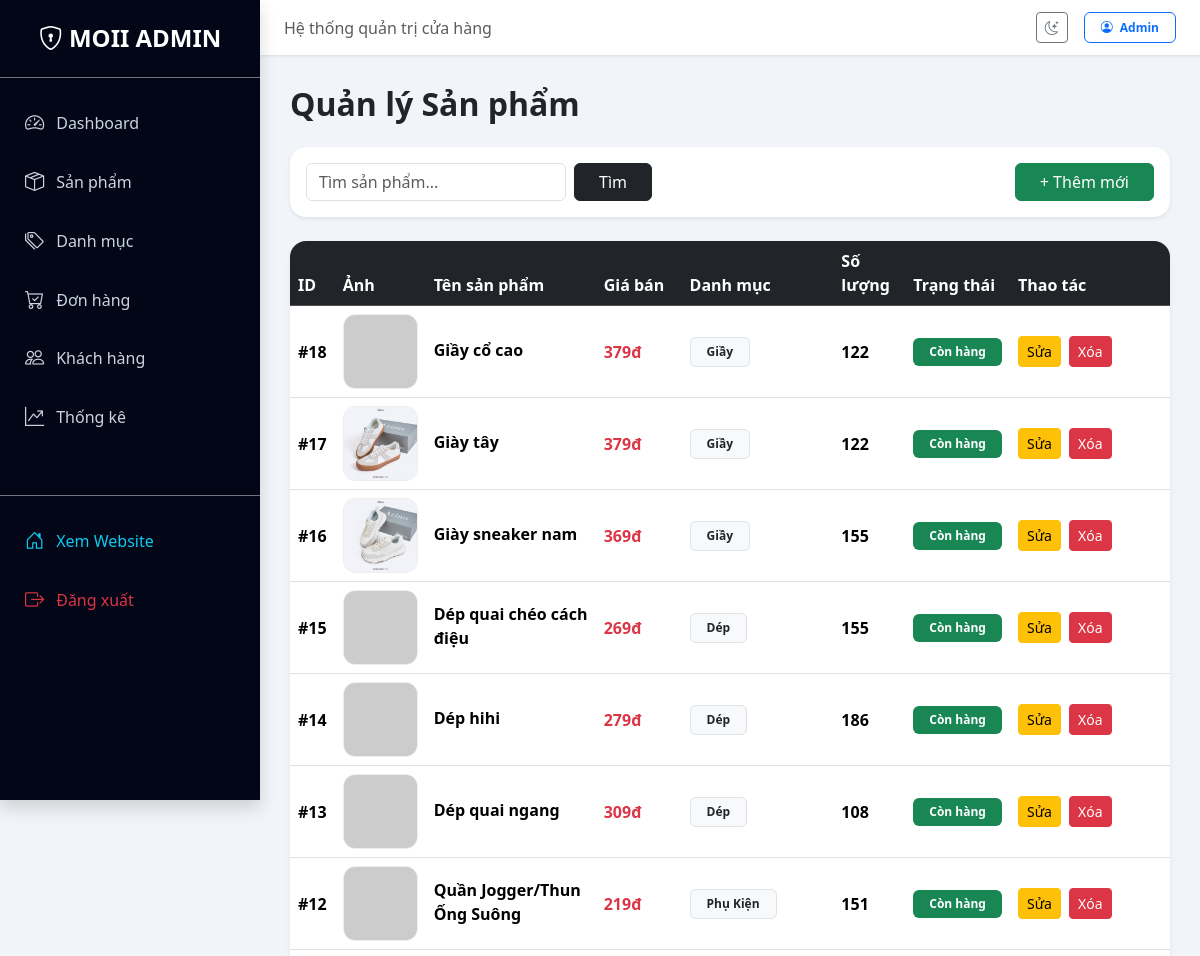
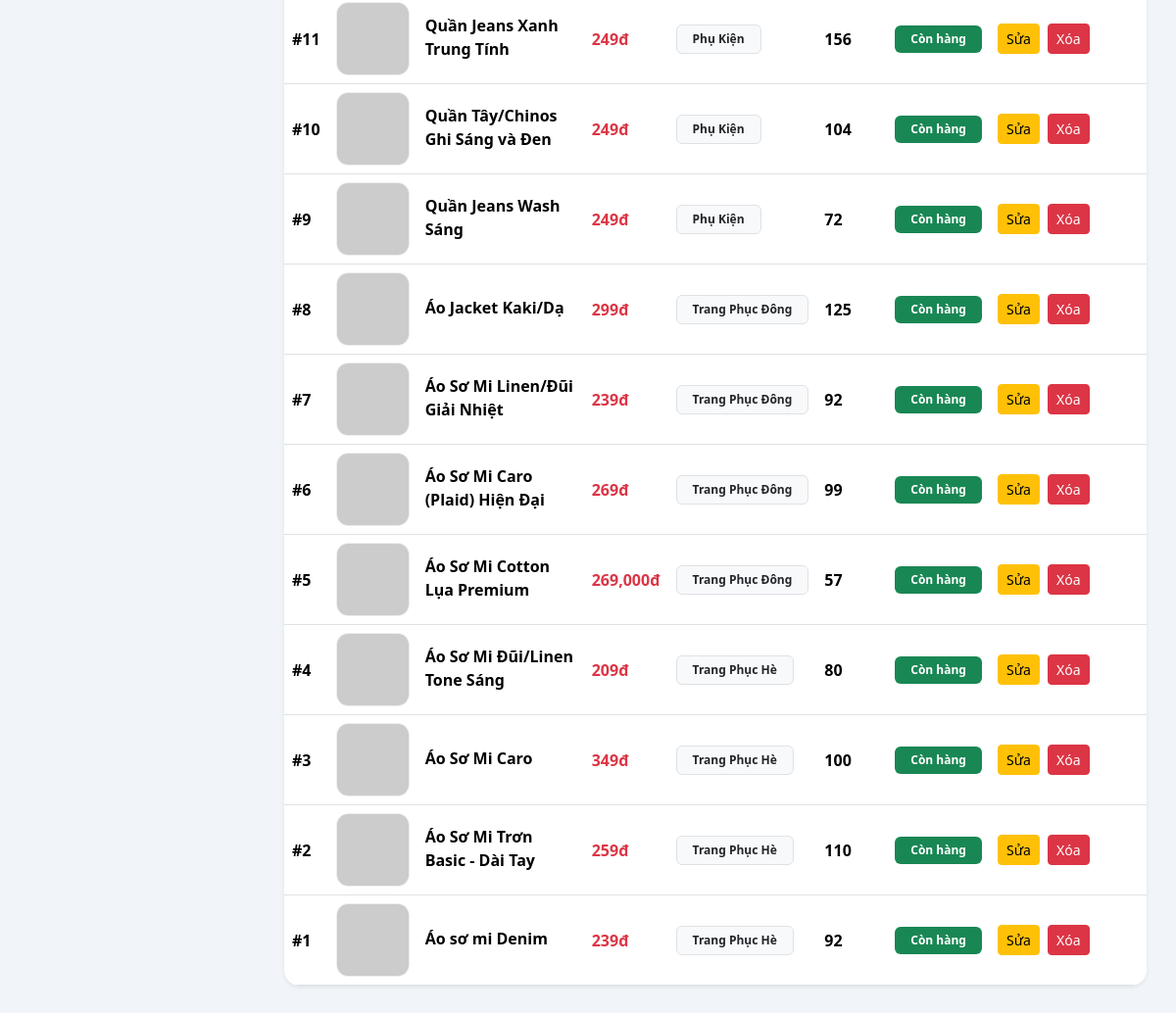
The page /Admin/QuanLySanPham.php (signed in) on the database its author committed (2 pictures, top to bottom).
### tables this page shows
CREATE TABLE `sanpham` (
  `MaSP` int(11) NOT NULL,
  `TenSP` varchar(200) NOT NULL,
  `MaDM` int(11) NOT NULL,
  `MaNCC` int(11) NOT NULL,
  `MoTaChiTiet` text DEFAULT NULL,
  `GiaGoc` decimal(10,2) DEFAULT NULL CHECK (`GiaGoc` > 0),
  `GiaBan` decimal(10,2) DEFAULT NULL CHECK (`GiaBan` > 0),
  `AnhDaiDien` varchar(255) DEFAULT NULL,
  `NgayCapNhat` datetime DEFAULT current_timestamp() ON UPDATE current_timestamp(),
  `LuotTym` int(11) DEFAULT 0
);

CREATE TABLE `danhmuc` (
  `MaDM` int(11) NOT NULL,
  `TenDM` varchar(100) NOT NULL,
  `MoTa` text DEFAULT NULL,
  `MaDMCong` int(11) DEFAULT NULL
);

### Admin/QuanLySanPham.php (the view, shortened to what this page needs)
<?php
include '../Trang_Chu_Includes/connect_db.inc';
$keyword = trim($_GET['keyword'] ?? '');
$param = "%$keyword%";
$sql = "
SELECT
    sp.MaSP,
    sp.TenSP,
    sp.GiaBan,
    sp.AnhDaiDien,
    dm.TenDM,
    /* TỔNG SỐ LƯỢNG */
    COALESCE(SUM(bt.SoLuongTon),0) AS TongSoLuong
FROM sanpham sp
LEFT JOIN danhmuc dm
ON sp.MaDM = dm.MaDM
LEFT JOIN bienthesp bt
ON sp.MaSP = bt.MaSP
WHERE sp.TenSP LIKE ?
GROUP BY
    sp.MaSP,
    sp.TenSP,
    sp.GiaBan,
    sp.AnhDaiDien,
    dm.TenDM
ORDER BY sp.MaSP DESC
";
$stmt = $conn->prepare($sql);
$stmt->bind_param("s", $param);
$stmt->execute();
$result = $stmt->get_result();
?>
<h2 class="mb-4 fw-bold">
    Quản lý Sản phẩm
</h2>
<div class="card shadow-sm border-0 rounded-4 mb-4">
    <div class="card-body d-flex justify-content-between flex-wrap gap-3">
        <form method="GET" class="d-flex gap-2">
            <input
                type="text"
                name="keyword"
                class="form-control"
                placeholder="Tìm sản phẩm..."
                value="<?= htmlspecialchars($keyword) ?>"
                style="min-width:260px;"
            >
            <button class="btn btn-dark px-4">
                Tìm
            </button>
        </form>
        <a href="sp_add.php" class="btn btn-success px-4">
            + Thêm mới
        </a>
    </div>
</div>
<div class="card shadow-sm border-0 rounded-4 overflow-hidden">
<div class="table-responsive">
<table class="table table-hover align-middle mb-0">
<thead class="table-dark">
<tr>
    <th>ID</th>
    <th>Ảnh</th>
    <th>Tên sản phẩm</th>
    <th>Giá bán</th>
    <th>Danh mục</th>
    <th>Số lượng</th>
    <th>Trạng thái</th>
    <th width="160">
        Thao tác
    </th>
</tr>
</thead>
<tbody>
<?php if ($result->num_rows > 0): ?>
<?php while ($row = $result->fetch_assoc()): ?>
<?php
$default_img = "https://placehold.co/70x70?text=No+Image";
$raw = trim($row['AnhDaiDien']);
$raw = str_replace('\\', '/', $raw);
$list = preg_split('/\r\n|\r|\n|\s+/', $raw);
$first = trim($list[0] ?? '');
$img_path = $default_img;
if (!empty($first)) {
    if (file_exists(__DIR__ . "/../" . $first)) {
        $img_path = "../" . $first;
    }
}
$stock = (int)$row['TongSoLuong'];
$status_text = 'Còn hàng';
$status_class = 'success';
?>
<tr>
    <td class="fw-bold">
        #<?= $row['MaSP'] ?>
    </td>
    <td>
        <img
            src="<?= htmlspecialchars($img_path) ?>"
            width="75"
            height="75"
            style="
                object-fit:cover;
                border-radius:12px;
                border:1px solid #eee;
            "
            onerror="this.src='https://placehold.co/70x70?text=Error';"
        >
    </td>
    <td>
        <div class="fw-semibold mb-1">
            <?= htmlspecialchars($row['TenSP']) ?>
        </div>
    </td>
    <td class="text-danger fw-bold">
        <?= number_format($row['GiaBan']) ?>đ
    </td>
    <td>
        <span class="badge bg-light text-dark border px-3 py-2">
            <?= htmlspecialchars($row['TenDM'] ?? 'Chưa có') ?>
        </span>
    </td>
    <td>
        <span class="fw-bold fs-6">
            <?= $stock ?>
        </span>
    </td>
    <td>
        <span class="badge bg-<?= $status_class ?> px-3 py-2">
            <?= $status_text ?>
        </span>
    </td>
    <td>
        <div class="d-flex gap-2">
            <a
                href="sp_edit.php?id=<?= $row['MaSP'] ?>"
                class="btn btn-warning btn-sm"
            >
                Sửa
            </a>
            <a
                href="sp_delete.php?id=<?= $row['MaSP'] ?>"
                onclick="return confirm('Xóa sản phẩm?')"
                class="btn btn-danger btn-sm"
            >
                Xóa
            </a>
        </div>
    </td>
</tr>
<?php endwhile; ?>
<?php endif; ?>
</tbody>
</table>
</div>
</div>
<?php
include 'layout_admin.php';
?>

### Admin/layout_admin.php (style rules this page uses)
body { background: #f1f5f9; transition: all 0.3s; }

### rows shown on the page
sanpham: MaSP "18", TenSP "Giầy cổ cao", GiaBan "379", MaDM.TenDM "Giầy", stock "122", status_text "Còn hàng"
sanpham: MaSP "17", shows a picture, TenSP "Giày tây", GiaBan "379", MaDM.TenDM "Giầy", stock "122", status_text "Còn hàng"
sanpham: MaSP "16", shows a picture, TenSP "Giày sneaker nam", GiaBan "369", MaDM.TenDM "Giầy", stock "155", status_text "Còn hàng"
sanpham: MaSP "15", TenSP "Dép quai chéo cách điệu", GiaBan "269", MaDM.TenDM "Dép", stock "155", status_text "Còn hàng"
sanpham: MaSP "14", TenSP "Dép hihi", GiaBan "279", MaDM.TenDM "Dép", stock "186", status_text "Còn hàng"
sanpham: MaSP "13", TenSP "Dép quai ngang", GiaBan "309", MaDM.TenDM "Dép", stock "108", status_text "Còn hàng"
sanpham: MaSP "12", TenSP "Quần Jogger/Thun Ống Suông", GiaBan "219", MaDM.TenDM "Phụ Kiện", stock "151", status_text "Còn hàng"
sanpham: MaSP "11", TenSP "Quần Jeans Xanh Trung Tính", GiaBan "249", MaDM.TenDM "Phụ Kiện", stock "156", status_text "Còn hàng"
sanpham: MaSP "10", TenSP "Quần Tây/Chinos Ghi Sáng và Đen", GiaBan "249", MaDM.TenDM "Phụ Kiện", stock "104", status_text "Còn hàng"
sanpham: MaSP "9", TenSP "Quần Jeans Wash Sáng", GiaBan "249", MaDM.TenDM "Phụ Kiện", stock "72", status_text "Còn hàng"
sanpham: MaSP "8", TenSP "Áo Jacket Kaki/Dạ", GiaBan "299", MaDM.TenDM "Trang Phục Đông", stock "125", status_text "Còn hàng"
sanpham: MaSP "7", TenSP "Áo Sơ Mi Linen/Đũi Giải Nhiệt", GiaBan "239", MaDM.TenDM "Trang Phục Đông", stock "92", status_text "Còn hàng"
sanpham: MaSP "6", TenSP "Áo Sơ Mi Caro (Plaid) Hiện Đại", GiaBan "269", MaDM.TenDM "Trang Phục Đông", stock "99", status_text "Còn hàng"
sanpham: MaSP "5", TenSP "Áo Sơ Mi Cotton Lụa Premium", GiaBan "269,000", MaDM.TenDM "Trang Phục Đông", stock "57", status_text "Còn hàng"
sanpham: MaSP "4", TenSP "Áo Sơ Mi Đũi/Linen Tone Sáng", GiaBan "209", MaDM.TenDM "Trang Phục Hè", stock "80", status_text "Còn hàng"
sanpham: MaSP "3", TenSP "Áo Sơ Mi Caro", GiaBan "349", MaDM.TenDM "Trang Phục Hè", stock "100", status_text "Còn hàng"
sanpham: MaSP "2", TenSP "Áo Sơ Mi Trơn Basic - Dài Tay", GiaBan "259", MaDM.TenDM "Trang Phục Hè", stock "110", status_text "Còn hàng"
sanpham: MaSP "1", TenSP "Áo sơ mi Denim", GiaBan "239", MaDM.TenDM "Trang Phục Hè", stock "92", status_text "Còn hàng"
